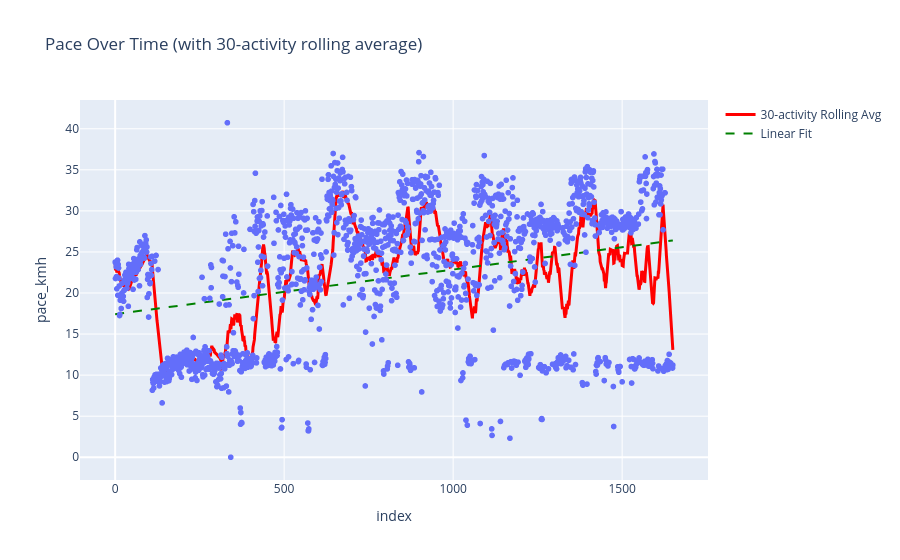

The code cell stored with this chart in its notebook:
### Code cell
# Visualize
fig = px.scatter(df_sorted, x=df_sorted.index, y='pace_kmh',
                labels={'x': 'Activity #', 'y': 'Pace (km/h)'},
                title='Pace Over Time (with 30-activity rolling average)')

# Add rolling average
fig.add_scatter(x=df_sorted.index, y=df_sorted['pace_rolling_30'],
               mode='lines', name='30-activity Rolling Avg',
               line=dict(color='red', width=3))

# Add regression line
y_pred = intercept + slope * np.arange(len(df_sorted))
fig.add_scatter(x=df_sorted.index, y=y_pred,
               mode='lines', name='Linear Fit',
               line=dict(color='green', width=2, dash='dash'))

fig.show()

### Figure 1 — Plotly figure (JSON) as saved in the notebook; plotly's stock layout.template omitted (floating-point values rounded to 4 significant figures; data arrays with more than 128 entries replaced by an {"elided": "..."} marker saying what was removed)
{"data": [{"hovertemplate": "index=%{x}<br>pace_kmh=%{y}<extra></extra>", "legendgroup": "", "marker": {"color": "#636efa", "symbol": "circle"}, "mode": "markers", "name": "", "showlegend": false, "type": "scattergl", "x": {"elided": "1651 int values"}, "xaxis": "x", "y": {"elided": "1651 float values"}, "yaxis": "y"}, {"line": {"color": "red", "width": 3}, "mode": "lines", "name": "30-activity Rolling Avg", "type": "scatter", "x": {"elided": "1651 int values"}, "y": {"elided": "1651 float values"}}, {"line": {"color": "green", "dash": "dash", "width": 2}, "mode": "lines", "name": "Linear Fit", "type": "scatter", "x": {"elided": "1651 int values"}, "y": {"elided": "1651 float values"}}], "layout": {"legend": {"tracegroupgap": 0}, "title": {"text": "Pace Over Time (with 30-activity rolling average)"}, "xaxis": {"anchor": "y", "domain": [0, 1], "title": {"text": "index"}}, "yaxis": {"anchor": "x", "domain": [0, 1], "title": {"text": "pace_kmh"}}}}
